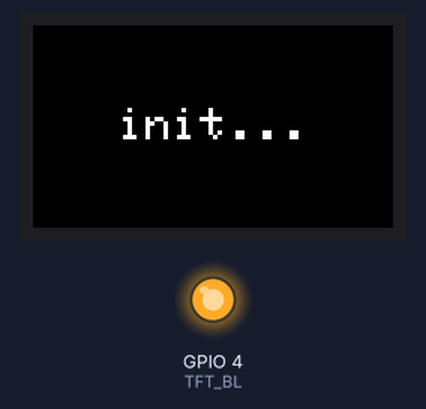
Bench run of a sketch on a simulated ESP32. On the bench: 240×135 colour display, output pins drawn as LEDs (lit = HIGH). Nothing arrives over Bluetooth unless stated; what the sketch prints to the serial monitor is not drawn.

Above: at 0.4 s.
At 60.1 s:
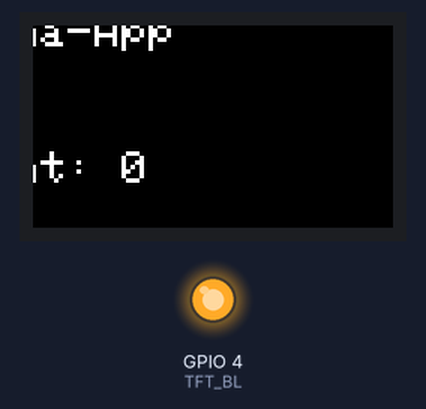

Measured:
- what the display in image 0 shows lasts 59.7 s, from 0.3 s to 60.0 s

The sketch:

CoronaAppDetector.ino
```cpp
#include <BLEDevice.h>
#include <BLEUtils.h>
#include <BLEScan.h>
#include <BLEAdvertisedDevice.h>
#include <BLEAddress.h>
#include <Ticker.h>
#include <unordered_set>
//Libraries for OLED Display

#include <TFT_eSPI.h>
#include <SPI.h>

#ifndef TFT_DISPOFF
#define TFT_DISPOFF 0x28
#endif

#ifndef TFT_SLPIN
#define TFT_SLPIN   0x10
#endif

#define TFT_MOSI            19
#define TFT_SCLK            18
#define TFT_CS              5
#define TFT_DC              16
#define TFT_RST             23

#define TFT_BL              4   // Display backlight control pin
#define ADC_EN              14  //ADC_EN is the ADC detection enable port
#define ADC_PIN             34
#define BUTTON_1            35
#define BUTTON_2            0

TFT_eSPI tft = TFT_eSPI(135, 240); // Invoke custom library


// Module connection pins (Digital Pins)
#define CLK 27
#define DIO 26


#define SLOTS 3
#define TICK_INTERVAL 60

String Address = "00:AA:FF:13:37:42";

Ticker Tic;
static BLEAddress *pServerAddress;
BLEScan* pBLEScan ;
int scanTime = 10;

unsigned char num = 0;


 void printNumber(int number)
 {
  String out = String(number);
	tft.fillScreen(TFT_BLACK);
	tft.drawString("Corona-App", 5, 5);
	tft.drawString("count: "+out, 5, 16*3*2);
	//tft.drawString(out, 150, 16*3*2);
	Serial.println("PRINT NUMBER");
 }


int slot = 0;
int old = 0;
std::unordered_set<std::string>* seen[SLOTS];
void sTick()  // gets calles every second
{
  slot = ++slot%SLOTS; //increment in %10
  seen[slot]->clear();//clear
  int sum = 0;
  int fullSlots = 0;
  /*the problem i'm solving with that is that after 15 minutes a device changes its mac, so we can only track a device for a 15 minute period, but it we take the
  average number of devices seen in the last 100 seconds and round down we should be fine. also i didn't want to implement some median function which would have been better*/
  for (int i = 0; i < SLOTS; i++)
  {
    std::unordered_set<std::string>::iterator it = seen[i]->begin();

    if (seen[i]->size() > 0)
        Serial.println("============");
    // Iterate till the end of set
    while (it != seen[i]->end())
    {
      Serial.println(it->c_str());
      it++;
    }
    sum = sum+ seen[i]->size();
    if (seen[i]->size() > 0)
      fullSlots++;
  }
  int near = 0;
  if (fullSlots > 0)
    near = sum / fullSlots;

  // tell serial the number of devices
  if (near != old){
    Serial.println(near);
    old = near;
  }
  printNumber(near);
}

class MyAdvertisedDeviceCallbacks: public BLEAdvertisedDeviceCallbacks
{
    void onResult(BLEAdvertisedDevice advertisedDevice) // is called when a ble beacon is found
    {
      BLEUUID coronaUUID("FD6F"); // from https://covid19-static.cdn-apple.com/applications/covid19/current/static/contact-tracing/pdf/ExposureNotification-BluetoothSpecificationv1.2.pdf
      if (advertisedDevice.isAdvertisingService(coronaUUID)) // corona beacon found?
      {
        seen[slot]->insert(advertisedDevice.getAddress().toString()); // save sender mac to the set
      }
      else if (advertisedDevice.haveServiceUUID())
      {
        Serial.println(advertisedDevice.getServiceUUID().toString().c_str());

      }
      else
      {
        Serial.println(advertisedDevice.toString().c_str());
      }
    }
};


void setup()
{
  //we have 10 slots, each stores the macs seen in a second. so we record the seen macs from the last 10 secods
  for (int i = 0; i < SLOTS; i++)
  {
    seen[i] = new std::unordered_set<std::string>();
  }
  Serial.begin(115200);
  Serial.println("");
  Serial.println("Start BLE Scanner");
  pServerAddress = new BLEAddress(Address.c_str());
  BLEDevice::init("");
  pBLEScan = BLEDevice::getScan();
  pBLEScan->setAdvertisedDeviceCallbacks(new MyAdvertisedDeviceCallbacks());


  // every TICK_INTERVAL second we want to do some stuff
  Tic.attach( TICK_INTERVAL,sTick);

	tft.init();

	tft.setTextSize(3);

	if (TFT_BL > 0) {                           // TFT_BL has been set in the TFT_eSPI library in the User Setup file TTGO_T_Display.h
		pinMode(TFT_BL, OUTPUT);                // Set backlight pin to output mode
		digitalWrite(TFT_BL, TFT_BACKLIGHT_ON); // Turn backlight on. TFT_BACKLIGHT_ON has been set in the TFT_eSPI library in the User Setup file TTGO_T_Display.h
	}


    tft.setRotation(1);
    tft.fillScreen(TFT_RED);
    delay(20);
    tft.fillScreen(TFT_BLUE);
    delay(20);
    tft.fillScreen(TFT_GREEN);
    delay(20);

    tft.fillScreen(TFT_BLACK);
    tft.setTextDatum(MC_DATUM);

    tft.drawString("init...", tft.width() / 2, tft.height() / 2);

}

void loop()
{
  pBLEScan->start(scanTime);
}
```
